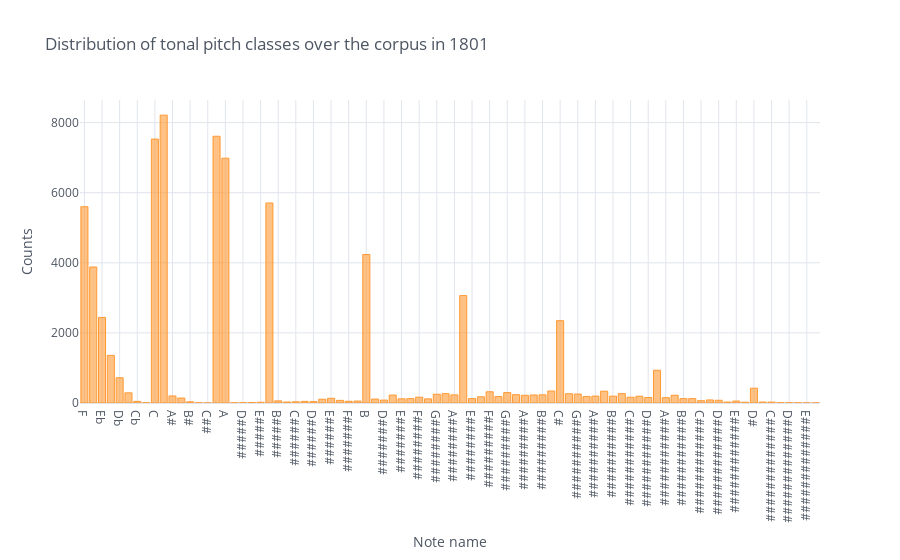

Here is the notebook cell this chart was saved with:
### Code cell
nodes_1801.tpc.value_counts().sort_index()[:-2].rename(tpc2name).iplot('bar', title='Distribution of tonal pitch classes over the corpus in 1801', xTitle='Note name', yTitle='Counts')

### Figure 1 — Plotly figure (JSON) as saved in the notebook; plotly's stock layout.template omitted (floating-point values rounded to 4 significant figures)
{"data": [{"marker": {"color": "rgba(255, 153, 51, 0.6)", "line": {"color": "rgba(255, 153, 51, 1.0)", "width": 1}}, "name": "tpc", "orientation": "v", "text": "", "type": "bar", "x": ["F", "Bb", "Eb", "Ab", "Db", "Gb", "Cb", "Fb", "C", "G", "A#", "E#", "B#", "F##", "C##", "D", "A", "G#####", "D#####", "A#####", "E#####", "E", "B#####", "F######", "C######", "G######", "D######", "A######", "E######", "B######", "F#######", "C#######", "B", "G#######", "D#######", "A#######", "E#######", "B#######", "F########", "C########", "G########", "D########", "A########", "F#", "E########", "B########", "F#########", "C#########", "G#########", "D#########", "A#########", "E#########", "B#########", "F##########", "C#", "C##########", "G##########", "D##########", "A##########", "E##########", "B##########", "F###########", "C###########", "G###########", "D###########", "G#", "A###########", "E###########", "B###########", "F############", "C############", "G############", "D############", "A############", "E############", "B############", "D#", "F#############", "C#############", "G#############", "D#############", "A#############", "E#############", "B#############"], "y": [5600, 3880, 2441, 1359, 720, 290, 46, 6, 7531, 8213, 201, 142, 34, 6, 1, 7611, 6985, 7, 9, 15, 21, 5707, 61, 28, 34, 45, 39, 106, 134, 75, 48, 55, 4238, 112, 83, 225, 119, 125, 166, 118, 249, 266, 232, 3065, 125, 177, 320, 185, 297, 238, 219, 229, 233, 342, 2349, 264, 255, 186, 197, 337, 195, 267, 165, 193, 156, 935, 152, 221, 126, 126, 65, 87, 78, 27, 55, 21, 422, 28, 25, 8, 8, 6, 2, 1]}], "layout": {"legend": {"bgcolor": "#FFFFFF", "font": {"color": "#4D5663"}}, "paper_bgcolor": "#FFFFFF", "plot_bgcolor": "#FFFFFF", "title": {"font": {"color": "#4D5663"}, "text": "Distribution of tonal pitch classes over the corpus in 1801"}, "xaxis": {"gridcolor": "#E1E5ED", "showgrid": true, "tickfont": {"color": "#4D5663"}, "title": {"font": {"color": "#4D5663"}, "text": "Note name"}, "zerolinecolor": "#E1E5ED"}, "yaxis": {"gridcolor": "#E1E5ED", "showgrid": true, "tickfont": {"color": "#4D5663"}, "title": {"font": {"color": "#4D5663"}, "text": "Counts"}, "zerolinecolor": "#E1E5ED"}}}
